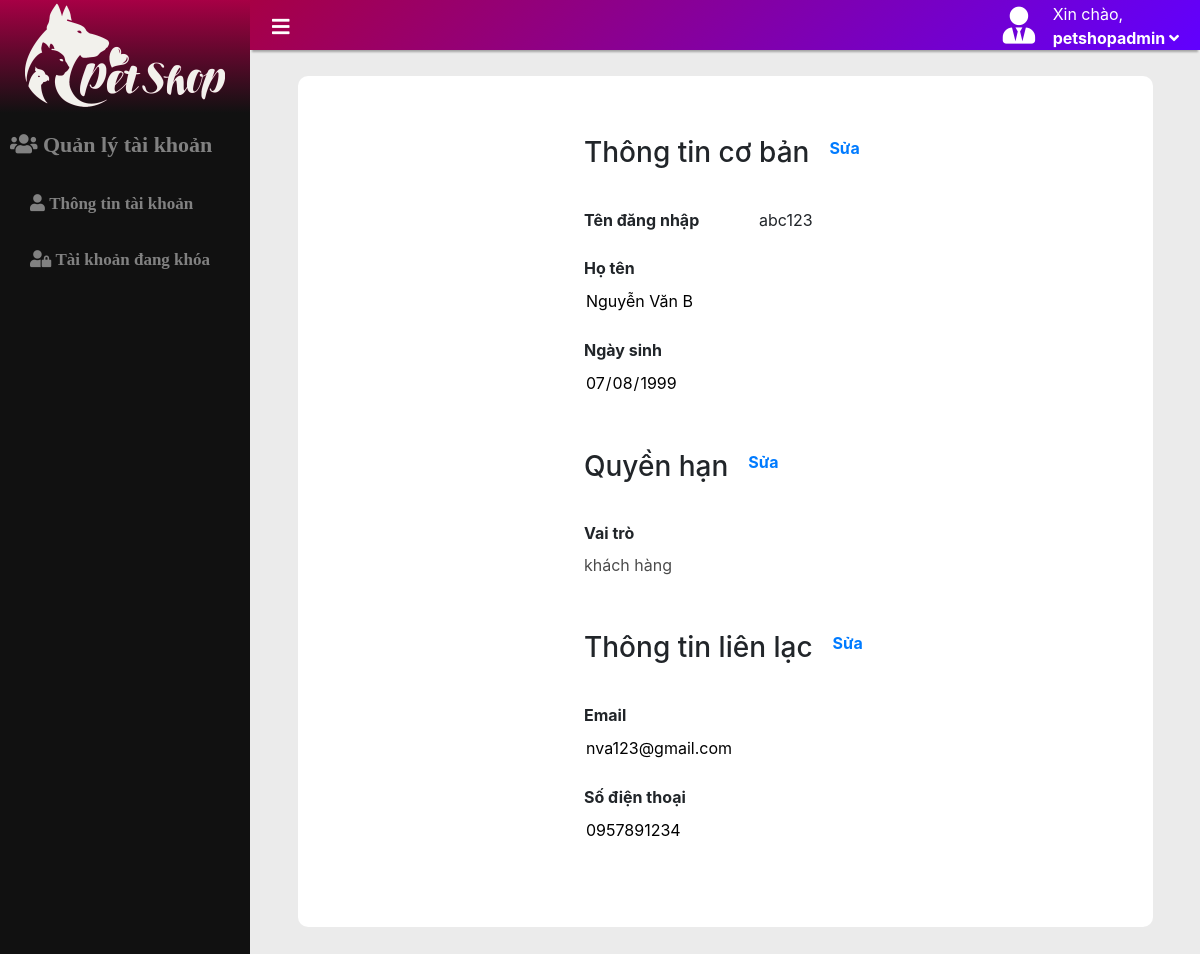
Page /admin/suataikhoan.php?tendangnhap=abc123 (signed in) on the committed database.
### tables this page shows
CREATE TABLE `taikhoan` (
  `tendangnhap` varchar(20) NOT NULL COMMENT 'tên đăng nhập',
  `matkhau` varchar(20) NOT NULL COMMENT 'mật khẩu',
  `mavt` varchar(10) DEFAULT 'customer' COMMENT 'mã vai trò',
  `hoten` varchar(50) NOT NULL COMMENT 'họ và tên',
  `ngaysinh` date DEFAULT NULL COMMENT 'ngày sinh',
  `dienthoai` int(11) NOT NULL COMMENT 'số điện thoại',
  `email` varchar(50) NOT NULL COMMENT 'email',
  `khoa` int(1) NOT NULL DEFAULT '0'
);

### db.inc (called while the page is built, shortened)
<?php
   	$databaseName = "petshop";
?>

### DataProvider.php (called while the page is built, shortened)
<?php
class DataProvider
{
	public static function executeQuery($sql)
	{
		include ('db.inc');
		include_once('error.inc');
		if (!($connection = mysqli_connect($hostName, $username, $password)))
			die ("couldn't connect to localhost");
		if (!($result = mysqli_query($connection,  $sql)))
			showError();
		return $result;
	}
}
?>

### admin/suataikhoan.php (the view, shortened to what this page needs)
<?php
    require '../DataProvider.php';
?>
<?php
    $sql = "SELECT * FROM taikhoan WHERE tendangnhap='".$_GET['tendangnhap']."'";
    $result = DataProvider::executeQuery($sql);
    while ($row = mysqli_fetch_array($result))
    {
        $tendangnhap = $row["tendangnhap"];
        $hoten = $row["hoten"];
        $vaitro = $row["mavt"];
        $ngaysinh = $row["ngaysinh"];
        $email = $row["email"];
        $dienthoai = $row["dienthoai"];
    }
?>
<!doctype html>
<html>
<head>
    <link rel="stylesheet" href="https://maxcdn.bootstrapcdn.com/bootstrap/4.3.1/css/bootstrap.min.css">
    <link rel="stylesheet" href="https://use.fontawesome.com/releases/v5.5.0/css/all.css">
    <link href="../css/ScrollOnTop.css" rel="stylesheet" type="text/css" />
    <link href="css/Menu.css" rel="stylesheet" type="text/css" />
    <link href="css/header.css" rel="stylesheet" type="text/css" />
    <link href='css/thongtintaikhoan.css' rel='stylesheet' type='text/css' />
</head>
<body>
<?php
    include("menu.php");
?>
<?php
    include("header.php");
?>
<div class="main" id="Main">
    <div id="thongtincanhan">
        <div class="content">
            <form name="form1" id="thongtin1" method="post">
                <div class="title">
                    <h3>Thông tin cơ bản</h3>
                    <a href="" class="edit" onClick="edit('thongtin1'); return false;">Sửa</a>
                </div>
                <div class="thongtin">
                    <dl>
                        <dd>Tên đăng nhập</dd>
                        <dd><?php echo $tendangnhap ?></dd>
                    </dl>
                    <dl>
                        <dd>Họ tên</dd>
                        <dd><input type="text" name="hoten" value="<?php echo $hoten ?>" readonly disabled></dd>
                    </dl>
                    <dl>
                        <dd>Ngày sinh</dd>
                        <dd><input type="date" name="ngaysinh" value="<?php echo $ngaysinh ?>" readonly disabled></dd>
                    </dl>
                </div>
            </form>
            <form name="form2" id="thongtin2" method="post">
                <div class="title">
                    <h3>Quyền hạn</h3>
                    <a href="" class="edit" onClick="edit('thongtin2'); return false;">Sửa</a>
                </div>
                <div class="thongtin">
                    <dl>
                        <dd>Vai trò</dd>
                        <dd>
                            <select name="vaitro" disabled>
                                <?php
                                    if($vaitro == "customer")
                                        echo "<option value='customer' selected>khách hàng</option>";
                                    else
                                        echo "<option value='customer'>khách hàng</option>";
                                ?>
                            </select>
                        </dd>
                    </dl>
                </div>
            </form>
            <form name="form3" id="thongtin3" method="post">
                <div class="title">
                    <h3>Thông tin liên lạc</h3>
                    <a href="" class="edit" onClick="edit('thongtin3'); return false;">Sửa</a>
                </div>
                <div class="thongtin">
                    <dl>
                        <dd>Email</dd>
                        <dd><input type="email" name="email" value="<?php echo $email ?>" readonly disabled></dd>
                    </dl>
                    <dl>
                        <dd>Số điện thoại</dd>
                        <dd><input type="tel" name="dienthoai" value="0<?php echo $dienthoai ?>" readonly disabled></dd>
                    </dl>
                </div>
            </form>
        </div>
    </div>
</div>
</body>
</html>

### admin/css/Menu.css (style rules this page uses)
.main { margin-left: 250px; }

### admin/css/header.css (style rules this page uses)
.main { margin-top: 25px; }

### admin/css/thongtintaikhoan.css (style rules this page uses)
#thongtincanhan { width: 90%; margin: 8% 5%; background-color: white; border-radius: 10px; align-content: center; }
.content { margin: 30px 30%; }
form:last-child { padding-bottom: 30px; }
.title { font-weight: bold; width: 100%; padding: 30px 30px; }
.title h3 { float: left; display: inline-block; }
.edit { display: inline-block; text-decoration: none; margin-left: 20px; }
.thongtin { width: 100%; padding: 0 30px; }
.thongtin dl dd { float: left; }
.thongtin dl dd:first-child { width: 170px; margin-right: 5px; font-weight: bold; }
.thongtin input:disabled, .thongtin textarea:disabled, .thongtin select:disabled { background-color: transparent; color: black; border: none; width: 300px; -webkit-appearance: none; appearance: none; }

### admin/suataikhoan.php (style rules this page uses)
* { box-sizing:border-box; -moz-box-sizing:border-box; -webkit-box-sizing:border-box; }
html { scroll-behavior: smooth; }
body { margin:0; padding: 0; background-color: #ebebeb; }
html, body { cursor:url('http://www.snazzyspace.com/cursorsfolder/dog-paw.png'), auto; }

### rows in the picture
taikhoan: tendangnhap "abc123", hoten "Nguyễn Văn B", ngaysinh "07/08/1999", vaitro "khách hàng", email "nva123@gmail.com", dienthoai "0957891234"

### other values in the picture
$_SESSION['managerusername'] "petshopadmin"
